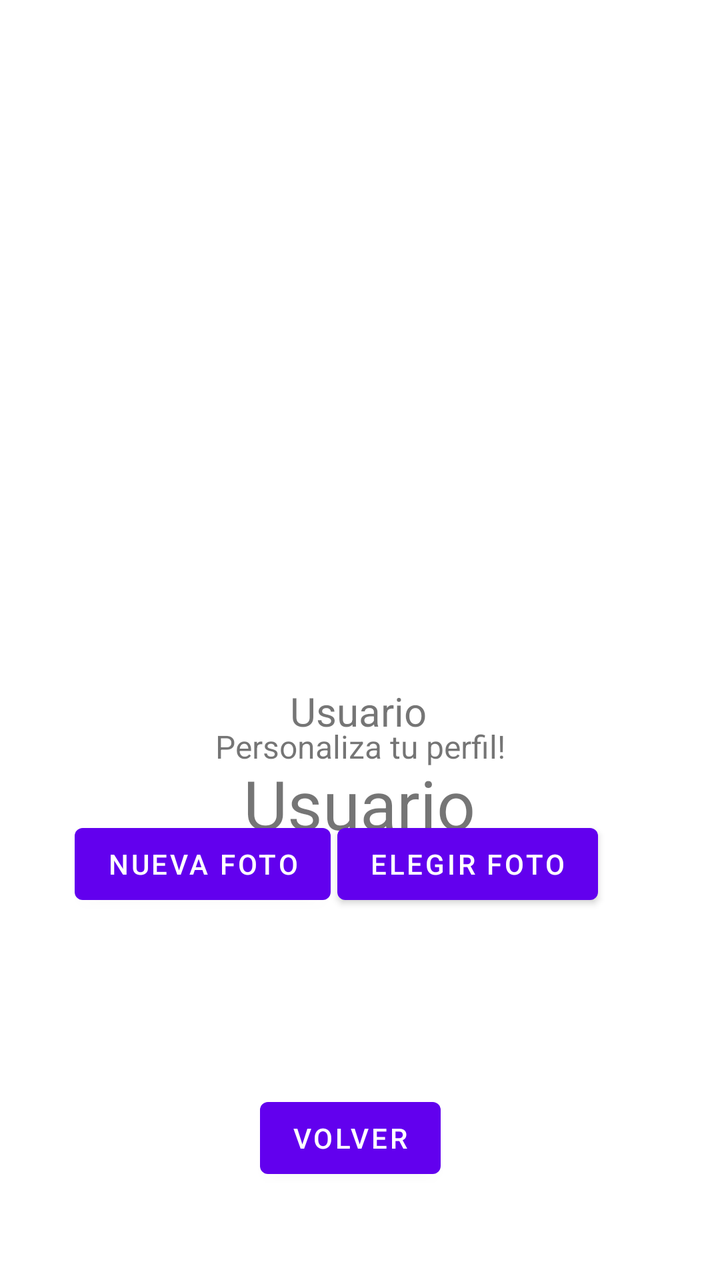
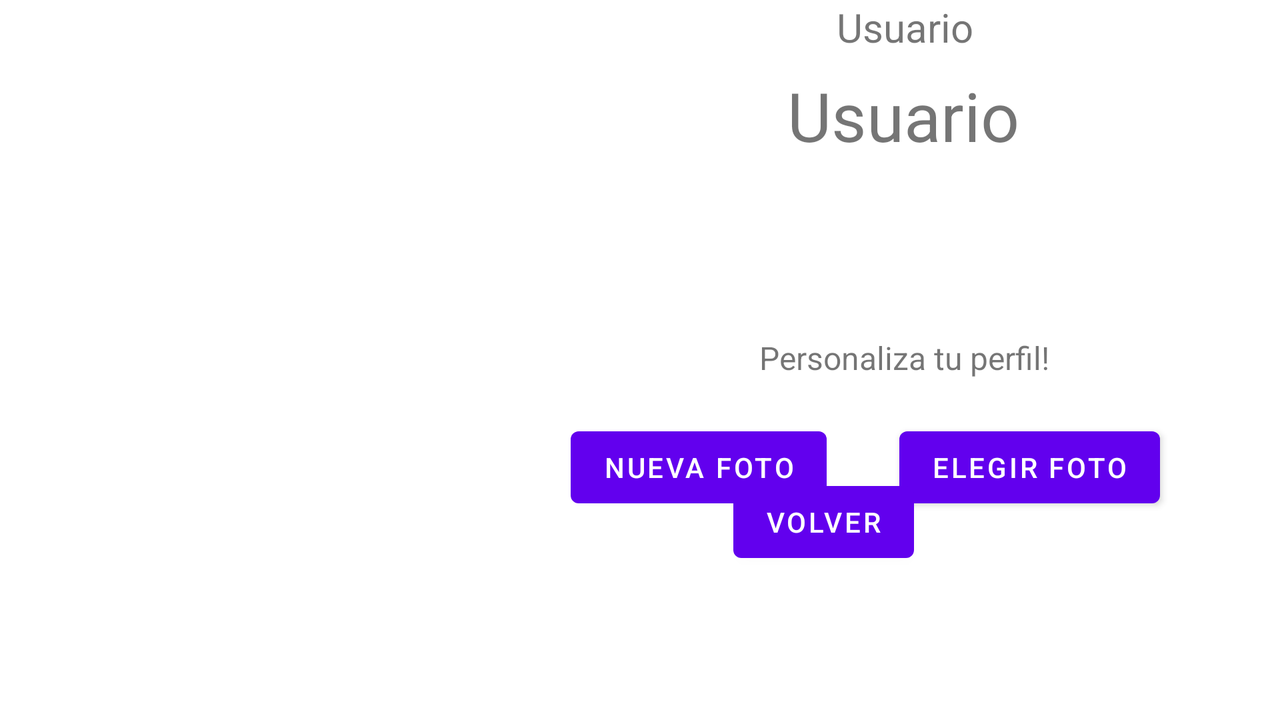

Two renders of one Android screen. The first uses the default layout on a phone; the second uses the alternative layout the repository ships for a different screen configuration, on a matching device. The two XML files are below.
<!-- AndroidManifest.xml: application theme Theme.Escaletras -->
<!-- res/layout/activity_perfil.xml -->
<?xml version="1.0" encoding="utf-8"?>
<androidx.constraintlayout.widget.ConstraintLayout xmlns:android="http://schemas.android.com/apk/res/android"
    xmlns:app="http://schemas.android.com/apk/res-auto"
    xmlns:tools="http://schemas.android.com/tools"
    android:layout_width="match_parent"
    android:layout_height="match_parent"
    tools:context=".Perfil">

    <ImageView
        android:id="@+id/fotoView"
        android:layout_width="254dp"
        android:layout_height="224dp"
        android:layout_marginTop="90dp"
        app:layout_constraintEnd_toEndOf="parent"
        app:layout_constraintHorizontal_bias="0.5"
        app:layout_constraintStart_toStartOf="parent"
        app:layout_constraintTop_toTopOf="parent"
        tools:srcCompat="@tools:sample/avatars" />

    <TextView
        android:id="@+id/textNombre"
        android:layout_width="wrap_content"
        android:layout_height="wrap_content"
        android:layout_marginTop="10dp"
        android:text="Usuario"
        android:textSize="34sp"
        app:layout_constraintEnd_toEndOf="parent"
        app:layout_constraintHorizontal_bias="0.498"
        app:layout_constraintStart_toStartOf="parent"
        app:layout_constraintTop_toBottomOf="@+id/textTituloNombre" />

    <TextView
        android:id="@+id/textTituloNombre"
        android:layout_width="wrap_content"
        android:layout_height="wrap_content"
        android:layout_marginTop="28dp"
        android:text="Usuario"
        android:textSize="20sp"
        app:layout_constraintEnd_toEndOf="parent"
        app:layout_constraintHorizontal_bias="0.497"
        app:layout_constraintStart_toStartOf="parent"
        app:layout_constraintTop_toBottomOf="@+id/fotoView" />

    <Button
        android:id="@+id/botonGaleria"
        android:layout_width="wrap_content"
        android:layout_height="wrap_content"
        android:layout_marginEnd="61dp"
        android:layout_marginBottom="89dp"
        android:text="Elegir foto"
        app:layout_constraintBottom_toTopOf="@+id/botonVolver"
        app:layout_constraintEnd_toEndOf="parent" />

    <Button
        android:id="@+id/botonCamara"
        android:layout_width="wrap_content"
        android:layout_height="wrap_content"
        android:layout_marginStart="63dp"
        android:layout_marginEnd="29dp"
        android:layout_marginBottom="89dp"
        android:text="Nueva foto"
        app:layout_constraintBottom_toTopOf="@+id/botonVolver"
        app:layout_constraintEnd_toStartOf="@+id/botonGaleria"
        app:layout_constraintStart_toStartOf="parent" />

    <Button
        android:id="@+id/botonVolver"
        android:layout_width="wrap_content"
        android:layout_height="wrap_content"
        android:layout_marginStart="155dp"
        android:layout_marginEnd="165dp"
        android:layout_marginBottom="47dp"
        android:text="Volver"
        app:layout_constraintBottom_toBottomOf="parent"
        app:layout_constraintEnd_toEndOf="parent"
        app:layout_constraintStart_toStartOf="parent" />

    <TextView
        android:id="@+id/textPersonaliza"
        android:layout_width="wrap_content"
        android:layout_height="wrap_content"
        android:layout_marginBottom="24dp"
        android:text="Personaliza tu perfil!"
        android:textSize="16sp"
        app:layout_constraintBottom_toTopOf="@+id/botonCamara"
        app:layout_constraintEnd_toEndOf="parent"
        app:layout_constraintStart_toStartOf="parent" />
</androidx.constraintlayout.widget.ConstraintLayout>
<!-- resources referenced by this layout -->
<resources>
  <style name="Theme.Escaletras" parent="Theme.MaterialComponents.DayNight.DarkActionBar">
          
          <item name="colorPrimary">@color/purple_500</item>
          <item name="colorPrimaryVariant">@color/purple_700</item>
          <item name="colorOnPrimary">@color/white</item>
          
          <item name="colorSecondary">@color/teal_200</item>
          <item name="colorSecondaryVariant">@color/teal_700</item>
          <item name="colorOnSecondary">@color/black</item>
          
          <item name="android:statusBarColor">?attr/colorPrimaryVariant</item>
          
      </style>
</resources>
<!-- res/layout-land/activity_perfil.xml (the repository's variant of the layout above) -->
<!-- drawn on the phone turned sideways -->
<?xml version="1.0" encoding="utf-8"?>
<androidx.constraintlayout.widget.ConstraintLayout xmlns:android="http://schemas.android.com/apk/res/android"
    xmlns:app="http://schemas.android.com/apk/res-auto"
    xmlns:tools="http://schemas.android.com/tools"
    android:layout_width="match_parent"
    android:layout_height="match_parent"
    tools:context=".Perfil">

    <ImageView
        android:id="@+id/fotoView"
        android:layout_width="254dp"
        android:layout_height="224dp"
        android:layout_marginTop="92dp"
        app:layout_constraintEnd_toEndOf="parent"
        app:layout_constraintHorizontal_bias="0.121"
        app:layout_constraintStart_toStartOf="parent"
        app:layout_constraintTop_toTopOf="parent"
        tools:srcCompat="@tools:sample/avatars" />

    <TextView
        android:id="@+id/textNombre"
        android:layout_width="wrap_content"
        android:layout_height="wrap_content"
        android:layout_marginTop="8dp"
        android:text="Usuario"
        android:textSize="34sp"
        app:layout_constraintEnd_toEndOf="parent"
        app:layout_constraintHorizontal_bias="0.751"
        app:layout_constraintStart_toStartOf="parent"
        app:layout_constraintTop_toBottomOf="@+id/textTituloNombre" />

    <TextView
        android:id="@+id/textTituloNombre"
        android:layout_width="wrap_content"
        android:layout_height="wrap_content"
        android:text="Usuario"
        android:textSize="20sp"
        app:layout_constraintEnd_toEndOf="parent"
        app:layout_constraintHorizontal_bias="0.732"
        app:layout_constraintStart_toStartOf="parent"
        tools:layout_editor_absoluteY="52dp" />

    <Button
        android:id="@+id/botonGaleria"
        android:layout_width="wrap_content"
        android:layout_height="wrap_content"
        android:layout_marginTop="20dp"
        android:layout_marginEnd="60dp"
        android:text="Elegir foto"
        app:layout_constraintEnd_toEndOf="parent"
        app:layout_constraintTop_toBottomOf="@+id/textPersonaliza" />

    <TextView
        android:id="@+id/textPersonaliza"
        android:layout_width="wrap_content"
        android:layout_height="wrap_content"
        android:layout_marginTop="168dp"
        android:text="Personaliza tu perfil!"
        android:textSize="16sp"
        app:layout_constraintEnd_toEndOf="parent"
        app:layout_constraintHorizontal_bias="0.767"
        app:layout_constraintStart_toStartOf="parent"
        app:layout_constraintTop_toTopOf="parent" />

    <Button
        android:id="@+id/botonCamara"
        android:layout_width="wrap_content"
        android:layout_height="wrap_content"
        android:layout_marginStart="63dp"
        android:layout_marginTop="20dp"
        android:layout_marginEnd="29dp"
        android:text="Nueva foto"
        app:layout_constraintEnd_toStartOf="@+id/botonGaleria"
        app:layout_constraintHorizontal_bias="0.968"
        app:layout_constraintStart_toStartOf="parent"
        app:layout_constraintTop_toBottomOf="@+id/textPersonaliza" />

    <Button
        android:id="@+id/botonVolver"
        android:layout_width="wrap_content"
        android:layout_height="wrap_content"
        android:layout_marginStart="155dp"
        android:layout_marginEnd="165dp"
        android:layout_marginBottom="75dp"
        android:text="Volver"
        app:layout_constraintBottom_toBottomOf="parent"
        app:layout_constraintEnd_toEndOf="parent"
        app:layout_constraintHorizontal_bias="0.921"
        app:layout_constraintStart_toStartOf="parent" />

</androidx.constraintlayout.widget.ConstraintLayout>
